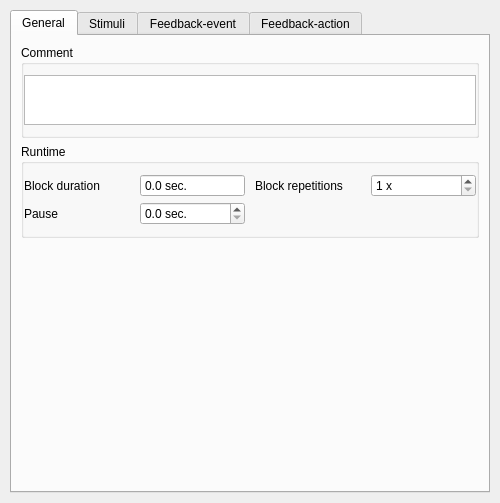
<?xml version="1.0" encoding="UTF-8"?>
<ui version="4.0">
 <class>CTConfWallScreen</class>
 <widget class="QWidget" name="CTConfWallScreen">
  <property name="geometry">
   <rect>
    <x>0</x>
    <y>0</y>
    <width>500</width>
    <height>503</height>
   </rect>
  </property>
  <property name="sizePolicy">
   <sizepolicy hsizetype="MinimumExpanding" vsizetype="Minimum">
    <horstretch>0</horstretch>
    <verstretch>0</verstretch>
   </sizepolicy>
  </property>
  <property name="minimumSize">
   <size>
    <width>500</width>
    <height>0</height>
   </size>
  </property>
  <property name="windowTitle">
   <string/>
  </property>
  <layout class="QVBoxLayout" name="qvb_main_layout">
   <property name="spacing">
    <number>20</number>
   </property>
   <property name="margin">
    <number>10</number>
   </property>
   <item>
    <widget class="QTabWidget" name="tabWidget">
     <property name="currentIndex">
      <number>0</number>
     </property>
     <widget class="QWidget" name="tabGeneral">
      <attribute name="title">
       <string>General</string>
      </attribute>
      <layout class="QVBoxLayout" name="verticalLayout">
       <item>
        <widget class="QGroupBox" name="qgb_comment">
         <property name="title">
          <string>Comment</string>
         </property>
         <property name="flat">
          <bool>true</bool>
         </property>
         <layout class="QGridLayout" name="qgl_comment_layout">
          <property name="leftMargin">
           <number>0</number>
          </property>
          <property name="topMargin">
           <number>10</number>
          </property>
          <property name="rightMargin">
           <number>0</number>
          </property>
          <property name="bottomMargin">
           <number>10</number>
          </property>
          <property name="horizontalSpacing">
           <number>10</number>
          </property>
          <property name="verticalSpacing">
           <number>5</number>
          </property>
          <item row="0" column="0">
           <widget class="QPlainTextEdit" name="qte_comment">
            <property name="sizePolicy">
             <sizepolicy hsizetype="Expanding" vsizetype="Fixed">
              <horstretch>0</horstretch>
              <verstretch>0</verstretch>
             </sizepolicy>
            </property>
            <property name="minimumSize">
             <size>
              <width>0</width>
              <height>50</height>
             </size>
            </property>
            <property name="maximumSize">
             <size>
              <width>16777215</width>
              <height>50</height>
             </size>
            </property>
            <property name="horizontalScrollBarPolicy">
             <enum>Qt::ScrollBarAlwaysOff</enum>
            </property>
           </widget>
          </item>
         </layout>
        </widget>
       </item>
       <item>
        <widget class="QGroupBox" name="qgb_runtime">
         <property name="title">
          <string>Runtime</string>
         </property>
         <property name="flat">
          <bool>true</bool>
         </property>
         <layout class="QGridLayout" name="qgl_runtime_layout">
          <property name="leftMargin">
           <number>0</number>
          </property>
          <property name="topMargin">
           <number>10</number>
          </property>
          <property name="rightMargin">
           <number>0</number>
          </property>
          <property name="bottomMargin">
           <number>10</number>
          </property>
          <property name="horizontalSpacing">
           <number>10</number>
          </property>
          <property name="verticalSpacing">
           <number>5</number>
          </property>
          <item row="0" column="2">
           <widget class="QLabel" name="qlb_block_repetitions">
            <property name="text">
             <string>Block repetitions</string>
            </property>
           </widget>
          </item>
          <item row="0" column="1">
           <widget class="CTDoubleSpinBox" name="qsb_block_duration">
            <property name="readOnly">
             <bool>true</bool>
            </property>
            <property name="buttonSymbols">
             <enum>QAbstractSpinBox::NoButtons</enum>
            </property>
            <property name="suffix">
             <string> sec.</string>
            </property>
            <property name="decimals">
             <number>1</number>
            </property>
            <property name="minimum">
             <double>0.000000000000000</double>
            </property>
            <property name="maximum">
             <double>300.000000000000000</double>
            </property>
            <property name="singleStep">
             <double>0.100000000000000</double>
            </property>
            <property name="value">
             <double>0.000000000000000</double>
            </property>
           </widget>
          </item>
          <item row="0" column="0">
           <widget class="QLabel" name="qlb_block_duration">
            <property name="text">
             <string>Block duration</string>
            </property>
           </widget>
          </item>
          <item row="0" column="3">
           <widget class="CTSpinBox" name="qsb_block_repetitions">
            <property name="suffix">
             <string> x</string>
            </property>
            <property name="minimum">
             <number>1</number>
            </property>
            <property name="maximum">
             <number>100</number>
            </property>
           </widget>
          </item>
          <item row="1" column="0">
           <widget class="QLabel" name="qlb_pause">
            <property name="text">
             <string>Pause</string>
            </property>
           </widget>
          </item>
          <item row="1" column="1">
           <widget class="CTDoubleSpinBox" name="qsb_pause">
            <property name="suffix">
             <string> sec.</string>
            </property>
            <property name="decimals">
             <number>1</number>
            </property>
            <property name="singleStep">
             <double>0.100000000000000</double>
            </property>
           </widget>
          </item>
         </layout>
        </widget>
       </item>
       <item>
        <spacer name="verticalSpacer">
         <property name="orientation">
          <enum>Qt::Vertical</enum>
         </property>
         <property name="sizeHint" stdset="0">
          <size>
           <width>20</width>
           <height>40</height>
          </size>
         </property>
        </spacer>
       </item>
      </layout>
     </widget>
     <widget class="QWidget" name="tabStimuli">
      <attribute name="title">
       <string>Stimuli</string>
      </attribute>
      <layout class="QVBoxLayout" name="verticalLayout_2">
       <item>
        <widget class="QGroupBox" name="qgb_stimuli">
         <property name="title">
          <string>Stimuli</string>
         </property>
         <property name="flat">
          <bool>true</bool>
         </property>
         <layout class="QVBoxLayout" name="qvb_stimuli_layout">
          <property name="spacing">
           <number>10</number>
          </property>
          <property name="leftMargin">
           <number>0</number>
          </property>
          <property name="topMargin">
           <number>10</number>
          </property>
          <property name="rightMargin">
           <number>0</number>
          </property>
          <property name="bottomMargin">
           <number>10</number>
          </property>
         </layout>
        </widget>
       </item>
       <item>
        <spacer name="verticalSpacer_2">
         <property name="orientation">
          <enum>Qt::Vertical</enum>
         </property>
         <property name="sizeHint" stdset="0">
          <size>
           <width>20</width>
           <height>40</height>
          </size>
         </property>
        </spacer>
       </item>
      </layout>
     </widget>
     <widget class="QWidget" name="tabFeedbackEvent">
      <attribute name="title">
       <string>Feedback-event</string>
      </attribute>
      <layout class="QVBoxLayout" name="verticalLayout_3">
       <item>
        <widget class="QGroupBox" name="qgb_events">
         <property name="title">
          <string>Feedback - Event/Condition</string>
         </property>
         <property name="flat">
          <bool>true</bool>
         </property>
         <layout class="QGridLayout" name="gridLayout">
          <property name="leftMargin">
           <number>0</number>
          </property>
          <property name="topMargin">
           <number>10</number>
          </property>
          <property name="rightMargin">
           <number>0</number>
          </property>
          <property name="bottomMargin">
           <number>10</number>
          </property>
          <property name="horizontalSpacing">
           <number>10</number>
          </property>
          <property name="verticalSpacing">
           <number>5</number>
          </property>
          <item row="0" column="0" colspan="2">
           <widget class="QRadioButton" name="qrb_null_event">
            <property name="text">
             <string>Do not proccess feedback</string>
            </property>
            <property name="checked">
             <bool>true</bool>
            </property>
           </widget>
          </item>
          <item row="4" column="0">
           <widget class="QRadioButton" name="qrb_body_event">
            <property name="text">
             <string>Body</string>
            </property>
           </widget>
          </item>
          <item row="3" column="1">
           <widget class="QLabel" name="qlb_position">
            <property name="text">
             <string>If infant reaches</string>
            </property>
           </widget>
          </item>
          <item row="3" column="3">
           <widget class="QComboBox" name="qcb_position">
            <property name="enabled">
             <bool>false</bool>
            </property>
           </widget>
          </item>
          <item row="3" column="4">
           <widget class="QLabel" name="qlb_position_add">
            <property name="text">
             <string>position</string>
            </property>
           </widget>
          </item>
          <item row="2" column="1">
           <spacer name="qv_spacer">
            <property name="orientation">
             <enum>Qt::Vertical</enum>
            </property>
            <property name="sizeType">
             <enum>QSizePolicy::Fixed</enum>
            </property>
            <property name="sizeHint" stdset="0">
             <size>
              <width>5</width>
              <height>10</height>
             </size>
            </property>
           </spacer>
          </item>
          <item row="3" column="0">
           <widget class="QRadioButton" name="qrb_position_event">
            <property name="text">
             <string>Position</string>
            </property>
           </widget>
          </item>
          <item row="4" column="1">
           <widget class="QLabel" name="qlb_body">
            <property name="text">
             <string>If body moves</string>
            </property>
           </widget>
          </item>
          <item row="4" column="3">
           <widget class="QComboBox" name="qcb_body">
            <property name="enabled">
             <bool>false</bool>
            </property>
            <item>
             <property name="text">
              <string>left to right</string>
             </property>
            </item>
            <item>
             <property name="text">
              <string>right to left</string>
             </property>
            </item>
           </widget>
          </item>
          <item row="5" column="0">
           <widget class="QRadioButton" name="qrb_head_event">
            <property name="text">
             <string>Head</string>
            </property>
           </widget>
          </item>
          <item row="5" column="1">
           <widget class="QLabel" name="qlb_head">
            <property name="text">
             <string>If head moves</string>
            </property>
           </widget>
          </item>
          <item row="5" column="3">
           <widget class="QComboBox" name="qcb_head">
            <property name="enabled">
             <bool>false</bool>
            </property>
            <item>
             <property name="text">
              <string>left to right</string>
             </property>
            </item>
            <item>
             <property name="text">
              <string>right to left</string>
             </property>
            </item>
           </widget>
          </item>
         </layout>
        </widget>
       </item>
       <item>
        <spacer name="verticalSpacer_3">
         <property name="orientation">
          <enum>Qt::Vertical</enum>
         </property>
         <property name="sizeHint" stdset="0">
          <size>
           <width>20</width>
           <height>40</height>
          </size>
         </property>
        </spacer>
       </item>
      </layout>
     </widget>
     <widget class="QWidget" name="tabFeedbackAction">
      <attribute name="title">
       <string>Feedback-action</string>
      </attribute>
      <layout class="QVBoxLayout" name="verticalLayout_4">
       <item>
        <widget class="QGroupBox" name="qgb_actions">
         <property name="title">
          <string>Feedback - Action</string>
         </property>
         <layout class="QVBoxLayout" name="qvb_actions_layout">
          <property name="spacing">
           <number>10</number>
          </property>
          <property name="leftMargin">
           <number>0</number>
          </property>
          <property name="topMargin">
           <number>10</number>
          </property>
          <property name="rightMargin">
           <number>0</number>
          </property>
          <property name="bottomMargin">
           <number>10</number>
          </property>
          <item>
           <layout class="QGridLayout" name="gridLayout_2">
            <item row="0" column="0">
             <widget class="QLabel" name="label">
              <property name="text">
               <string>Duration interval</string>
              </property>
             </widget>
            </item>
            <item row="0" column="1">
             <widget class="CTDoubleSpinBox" name="qsb_duration_min">
              <property name="enabled">
               <bool>true</bool>
              </property>
              <property name="suffix">
               <string> sec.</string>
              </property>
              <property name="decimals">
               <number>1</number>
              </property>
              <property name="maximum">
               <double>1.000000000000000</double>
              </property>
              <property name="singleStep">
               <double>0.100000000000000</double>
              </property>
              <property name="value">
               <double>0.100000000000000</double>
              </property>
             </widget>
            </item>
            <item row="0" column="2">
             <widget class="CTDoubleSpinBox" name="qsb_duration_max">
              <property name="enabled">
               <bool>true</bool>
              </property>
              <property name="suffix">
               <string> sec.</string>
              </property>
              <property name="decimals">
               <number>1</number>
              </property>
              <property name="singleStep">
               <double>0.100000000000000</double>
              </property>
              <property name="value">
               <double>1.000000000000000</double>
              </property>
             </widget>
            </item>
           </layout>
          </item>
         </layout>
        </widget>
       </item>
       <item>
        <spacer name="verticalSpacer_4">
         <property name="orientation">
          <enum>Qt::Vertical</enum>
         </property>
         <property name="sizeHint" stdset="0">
          <size>
           <width>20</width>
           <height>40</height>
          </size>
         </property>
        </spacer>
       </item>
      </layout>
     </widget>
    </widget>
   </item>
  </layout>
 </widget>
 <customwidgets>
  <customwidget>
   <class>CTSpinBox</class>
   <extends>QSpinBox</extends>
   <header>Scenario_Designer/ct_customwidgets.h</header>
  </customwidget>
  <customwidget>
   <class>CTDoubleSpinBox</class>
   <extends>QDoubleSpinBox</extends>
   <header>Scenario_Designer/ct_customwidgets.h</header>
  </customwidget>
 </customwidgets>
 <resources/>
 <connections/>
</ui>
